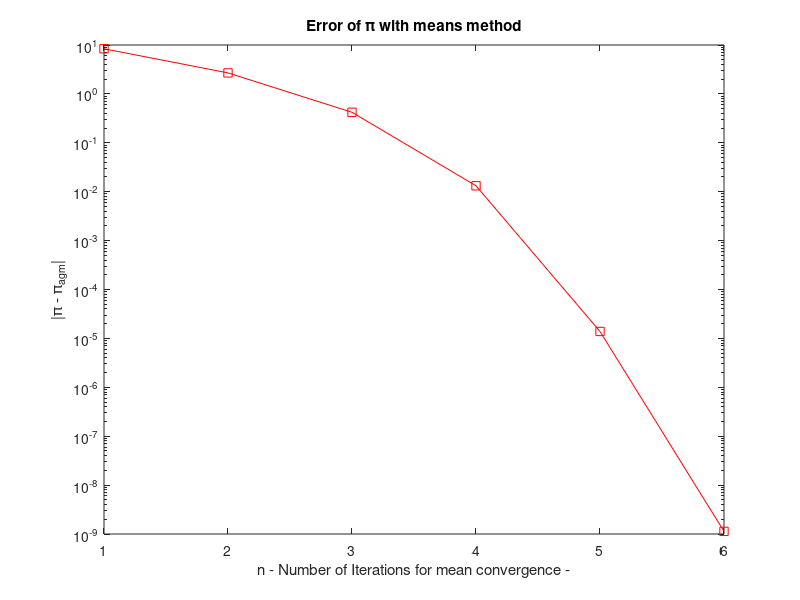
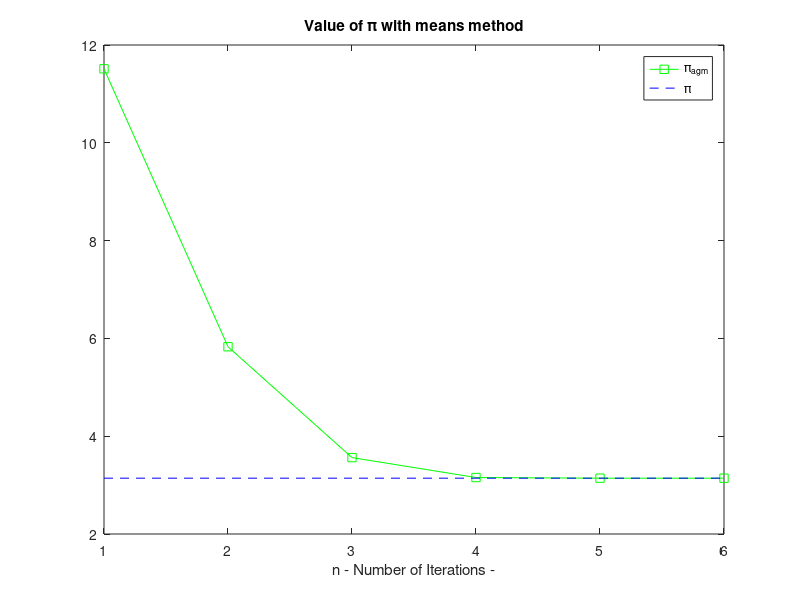

Recreate these plots in MATLAB, in order. (Note: this script raises an error after producing the figures.)
N = 1e5;

a = N;
b = 4;

Nit = 0;
A = zeros(1000);
A(1) = N;

e = 1e-6;
while (abs(a-b) > e)
  a1 = (a+b)/2;
  b1 = sqrt(a*b);
  a = a1;
  b = b1;
  Nit += 1;
  A(Nit) = a;
end

A = A(1:Nit);

p1 = (log(N)*a)/N;

my_pi = 2*p1

pi_converging = 2*(log(N)*A)/N;

E = abs(pi_converging -pi);

figure();
semilogy(1:Nit, E, "-sr");
#semilogy(1:Nit, ones(Nit)*e, "--k");
title('Error of \pi with means method');
ylabel('|\pi - \pi_{agm}|');
xlabel("n - Number of Iterations for mean convergence -");
#legend('|\pi - \pi_{agm}|', 'Error threshold for agm');

figure();
plot(1:Nit, pi_converging, "-sg"); hold on
plot(1:Nit, ones(Nit,1)*pi, "--b");
title('Value of \pi with means method');
xlabel("n - Number of Iterations -");
legend('\pi_{agm}', '\pi');
tight();




